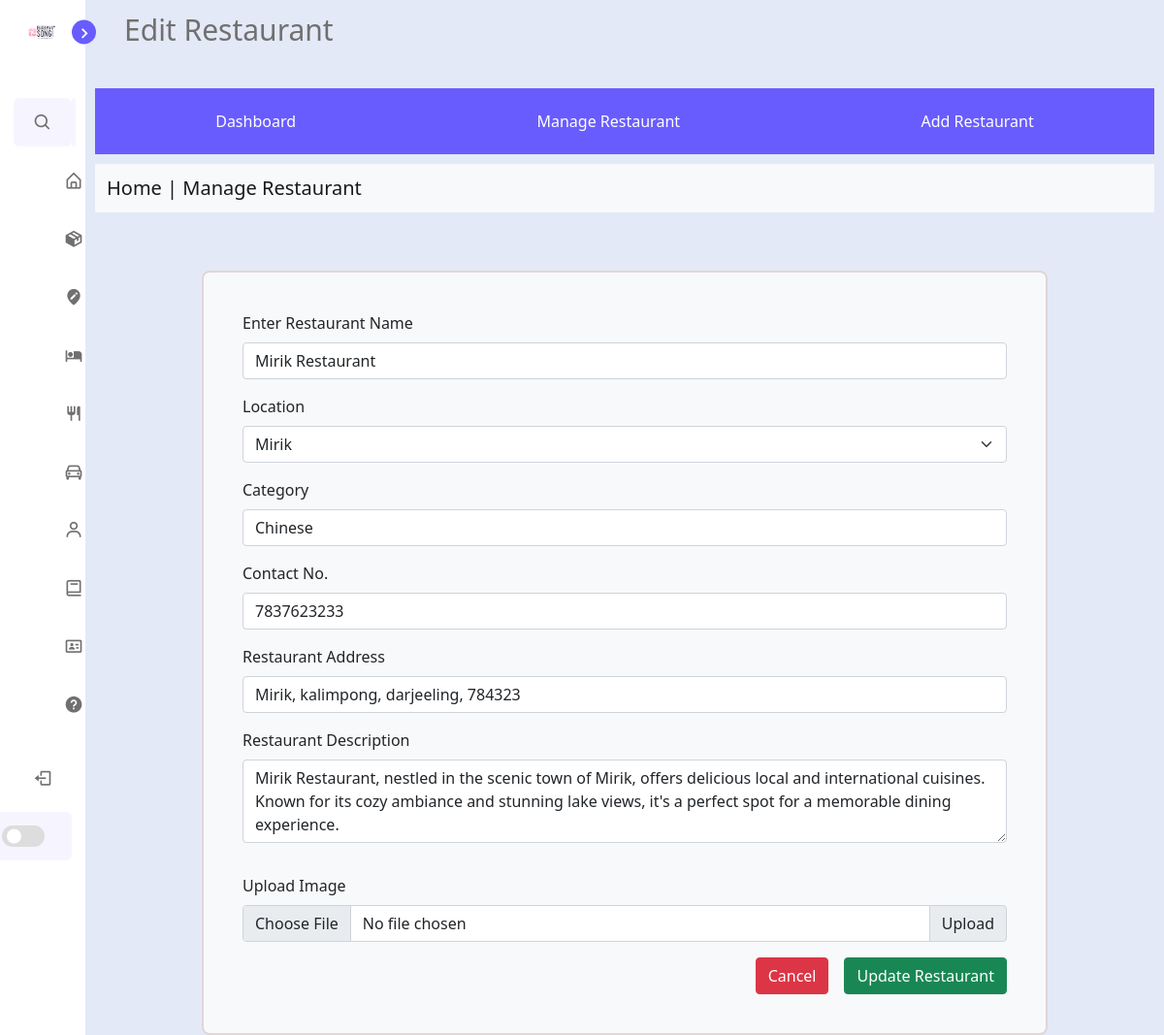
/Admin/restaurant/edit_restaurant.php?type=edit&id=34 (signed in), run on the app's committed database.
### tables this page shows
CREATE TABLE `restaurant` (
  `RES_ID` int(6) NOT NULL,
  `RES_NAME` text NOT NULL,
  `RES_LOCATION` varchar(30) NOT NULL,
  `RES_CATEGORY` text NOT NULL,
  `RES_CONTACT` varchar(15) NOT NULL,
  `RES_ADDR` text NOT NULL,
  `RES_DESCR` text NOT NULL,
  `RES_IMAGE` varchar(255) DEFAULT NULL
);

### Admin/restaurant/edit_restaurant.php (the view, shortened to what this page needs)
<?php
include '../include/connect.php';
        ?>
        <?php
if (isset($_GET['id'])) {
    $id = $_GET['id'];
    $sql = "SELECT * FROM `restaurant` WHERE `RES_ID`='$id'";
    $result = mysqli_query($conn, $sql);
    if (mysqli_num_rows($result) > 0) {
        $row = mysqli_fetch_assoc($result);
    } else {
        echo "Restaurant not found.";
        exit;
    }
} else {
    echo "Invalid request.";
    exit;
}
require('../include/header.php');
$sql2 = "SELECT PL_LOCATION FROM `place`;";
$res = mysqli_query($conn, $sql2);
?>
</head>
<body>
    <?php include '../include/sidebarmenu.php' ?>
    <section class="home">
        <div class="text">Edit Restaurant</div>
        <header>
            <div class="navbar">
                <a href="../index.php">Dashboard</a>
                <a href="restaurant.php">Manage Restaurant</a>
                <a href="add_restaurant.php">Add Restaurant</a>
            </div>
        </header>
        <nav class="navbar navbar-light bg-light">
            <div class="container-fluid">
                <span class="navbar-brand mb-0 h1">Home | Manage Restaurant</span>
            </div>
        </nav>
        <div class="form bg-light">
            <form action="" method="post" enctype="multipart/form-data">
                <div class="mb-3">
                    <label class="form-label" for="res_name">Enter Restaurant Name</label>
                    <input type="text" class="form-control" name="res_name" value="<?php echo $row['RES_NAME']; ?>" placeholder="Restaurant Name">
                </div>
                <div class="mb-3">
                    <label class="form-label" for="res_location">Location</label>
                    <select class="form-select" aria-label="Default select example" name="res_location" id="res_location">
                        <?php
                        while ($row_place = mysqli_fetch_assoc($res)) {
                            $selected = ($row_place['PL_LOCATION'] == $row['RES_LOCATION']) ? 'selected' : '';
                            echo "<option value='{$row_place['PL_LOCATION']}' $selected>{$row_place['PL_LOCATION']}</option>";
                        }
                        ?>
                    </select>
                </div>
                <div class="mb-3">
                    <label class="form-label" for="res_catagory">Category</label>
                    <input type="text" class="form-control" name="res_catagory" value="<?php echo $row['RES_CATEGORY']; ?>" placeholder="Category">
                </div>
                <div class="mb-3">
                    <label class="form-label" for="res_contact">Contact No.</label>
                    <input type="text" class="form-control" name="res_contact" value="<?php echo $row['RES_CONTACT']; ?>" placeholder="Restaurant Phone Number">
                </div>
                <div class="mb-3">
                    <label class="form-label" for="res_address">Restaurant Address</label>
                    <input type="text" class="form-control" name="res_address" value="<?php echo $row['RES_ADDR']; ?>" placeholder="Address">
                </div>
                <div class="mb-3">
                    <label class="form-label" for="res_descr">Restaurant Description</label>
                    <textarea class="form-control" placeholder="Short description of Restaurant" name="res_descr" id="exampleFormControlTextarea1" rows="3"><?php echo $row['RES_DESCR']; ?></textarea>
                </div>
                <label for="res_image" class="form-label mt-3">Upload Image</label>
                <div class="input-group mb-3">
                    <input type="file" name="res_image" class="form-control" id="inputGroupFile02">
                    <label class="input-group-text" for="inputGroupFile02">Upload</label>
                </div>
                <div class="d-grid gap-3 d-flex justify-content-end">
                    <button class="btn btn-danger" onclick="reloadPage()" id="cancel">Cancel</button>
                    <input type="submit" class="btn btn-success" name="submit" value="Update Restaurant">
                </div>
            </form>
        </div>
    </section>
</body>
</html>

### Admin/css/style.css (style rules this page uses)
:root { --body-color: #e4e9f7; --sidebar-color: #fff; --primary-color: #695cfe; --primary-color-light: #f6f5ff; --toggle-color: #ddd; --text-color: #707070; --tran-02: all 0.2s ease; --tran-03: all 0.3s ease; --tran-04: all 0.4s ease; --tran-05: all 0.5s ease; }
body { height: 100vh; background: var(--body-color); transition: var(--tran-05); }
.home { position: relative; left: 250px; width: calc(100% - 250px); background: var(--body-color); transition: var(--tran-05); }
.home .text { font-size: 30px; font-weight: 500; color: var(--text-color); padding: 8px 40px; }
.sidebar.close ~ .home { left: 88px; width: calc(100% - 88px); }
.navbar { overflow: hidden; background: var(--primary-color); display: flex; justify-content: space-around; margin: 10px; }
.navbar a { float: left; font-size: 16px; color: white; text-align: center; padding: 14px 16px; text-decoration: none; }
header .navbar { margin-top: 30px; }

### Admin/css/table_image.css (style rules this page uses)
a { text-decoration: none; color: white; }

### Admin/restaurant/edit_restaurant.php (style rules this page uses)
.form { margin: 60px 120px 20px 120px; padding: 40px; border: 2px solid #e1d6d6; border-radius: 8px; }

### data on the page
restaurant: res_name "Mirik Restaurant", res_catagory "Chinese", res_contact "7837623233", res_address "Mirik, kalimpong, darjeeling, 784323", res_descr "Mirik Restaurant, nestled in the scenic town of Mirik, offers delicious local and international cuisines. Known for its cozy ambiance and stunning lake views, it's a perfect spot for a memorable dining experience."

### other printed values
form field res_location "Mirik"
